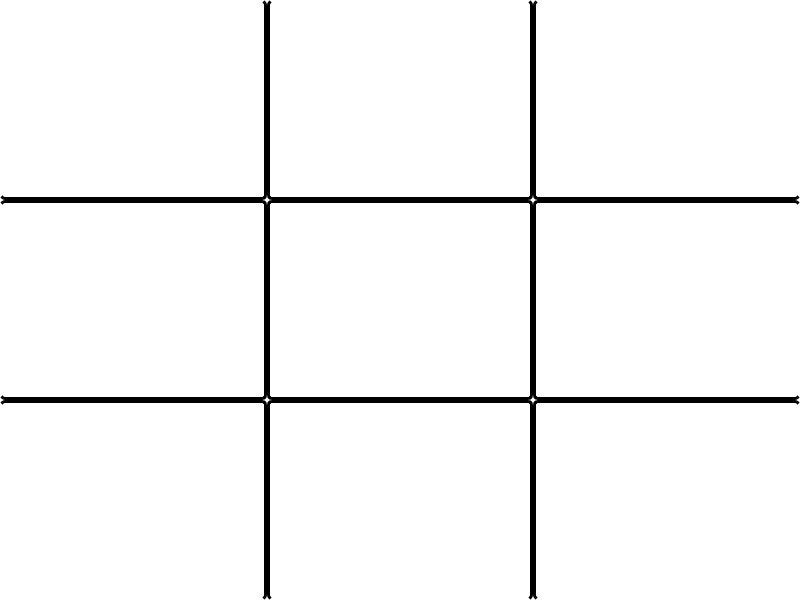
<?xml version="1.0" encoding="UTF-8"?>
<ui version="4.0">
 <class>UITicTacToeBoard</class>
 <widget class="QWidget" name="UITicTacToeBoard">
  <property name="geometry">
   <rect>
    <x>0</x>
    <y>0</y>
    <width>800</width>
    <height>600</height>
   </rect>
  </property>
  <property name="windowTitle">
   <string>UITicTacToeBoard</string>
  </property>
  <property name="styleSheet">
   <string notr="true">#UITicTacToeBoard
{
	background:white;
}</string>
  </property>
  <layout class="QVBoxLayout" name="verticalLayout">
   <property name="spacing">
    <number>0</number>
   </property>
   <property name="leftMargin">
    <number>0</number>
   </property>
   <property name="topMargin">
    <number>0</number>
   </property>
   <property name="rightMargin">
    <number>0</number>
   </property>
   <property name="bottomMargin">
    <number>0</number>
   </property>
   <item>
    <layout class="QGridLayout" name="gridLayout">
     <property name="spacing">
      <number>0</number>
     </property>
     <item row="0" column="2">
      <widget class="QPushButton" name="m_btnPos02">
       <property name="sizePolicy">
        <sizepolicy hsizetype="Expanding" vsizetype="Expanding">
         <horstretch>0</horstretch>
         <verstretch>0</verstretch>
        </sizepolicy>
       </property>
       <property name="styleSheet">
        <string notr="true">QPushButton
{
        border:3px solid black;
        border-radius:5px;
	padding:4px;
	border-right:none;
	border-top:none;
}</string>
       </property>
       <property name="text">
        <string/>
       </property>
      </widget>
     </item>
     <item row="0" column="1">
      <widget class="QPushButton" name="m_btnPos01">
       <property name="sizePolicy">
        <sizepolicy hsizetype="Expanding" vsizetype="Expanding">
         <horstretch>0</horstretch>
         <verstretch>0</verstretch>
        </sizepolicy>
       </property>
       <property name="styleSheet">
        <string notr="true">QPushButton
{
        border:3px solid black;
        border-radius:5px;
	padding:4px;
	border-top:none;
}</string>
       </property>
       <property name="text">
        <string/>
       </property>
      </widget>
     </item>
     <item row="1" column="0">
      <widget class="QPushButton" name="m_btnPos10">
       <property name="sizePolicy">
        <sizepolicy hsizetype="Expanding" vsizetype="Expanding">
         <horstretch>0</horstretch>
         <verstretch>0</verstretch>
        </sizepolicy>
       </property>
       <property name="styleSheet">
        <string notr="true">QPushButton
{
        border:3px solid black;
        border-radius:5px;
	padding:4px;
	border-left:none;
}</string>
       </property>
       <property name="text">
        <string/>
       </property>
      </widget>
     </item>
     <item row="0" column="0">
      <widget class="QPushButton" name="m_btnPos00">
       <property name="sizePolicy">
        <sizepolicy hsizetype="Expanding" vsizetype="Expanding">
         <horstretch>0</horstretch>
         <verstretch>0</verstretch>
        </sizepolicy>
       </property>
       <property name="styleSheet">
        <string notr="true">QPushButton
{
        border:3px solid black;
        border-radius:5px;
	padding:4px;
	border-left:none;
	border-top:none;
}</string>
       </property>
       <property name="text">
        <string/>
       </property>
      </widget>
     </item>
     <item row="2" column="0">
      <widget class="QPushButton" name="m_btnPos20">
       <property name="sizePolicy">
        <sizepolicy hsizetype="Expanding" vsizetype="Expanding">
         <horstretch>0</horstretch>
         <verstretch>0</verstretch>
        </sizepolicy>
       </property>
       <property name="styleSheet">
        <string notr="true">QPushButton
{
        border:3px solid black;
        border-radius:5px;
	padding:4px;
	border-left:none;
	border-bottom:none;
}</string>
       </property>
       <property name="text">
        <string/>
       </property>
      </widget>
     </item>
     <item row="1" column="1">
      <widget class="QPushButton" name="m_btnPos11">
       <property name="sizePolicy">
        <sizepolicy hsizetype="Expanding" vsizetype="Expanding">
         <horstretch>0</horstretch>
         <verstretch>0</verstretch>
        </sizepolicy>
       </property>
       <property name="styleSheet">
        <string notr="true">QPushButton
{
        border:3px solid black;
        border-radius:5px;
	padding:4px;
}</string>
       </property>
       <property name="text">
        <string/>
       </property>
      </widget>
     </item>
     <item row="2" column="1">
      <widget class="QPushButton" name="m_btnPos21">
       <property name="sizePolicy">
        <sizepolicy hsizetype="Expanding" vsizetype="Expanding">
         <horstretch>0</horstretch>
         <verstretch>0</verstretch>
        </sizepolicy>
       </property>
       <property name="styleSheet">
        <string notr="true">QPushButton
{
        border:3px solid black;
        border-radius:5px;
	padding:4px;
	border-bottom:none;
}</string>
       </property>
       <property name="text">
        <string/>
       </property>
      </widget>
     </item>
     <item row="1" column="2">
      <widget class="QPushButton" name="m_btnPos12">
       <property name="sizePolicy">
        <sizepolicy hsizetype="Expanding" vsizetype="Expanding">
         <horstretch>0</horstretch>
         <verstretch>0</verstretch>
        </sizepolicy>
       </property>
       <property name="styleSheet">
        <string notr="true">QPushButton
{
        border:3px solid black;
        border-radius:5px;
	padding:4px;
	border-right:none;
}</string>
       </property>
       <property name="text">
        <string/>
       </property>
      </widget>
     </item>
     <item row="2" column="2">
      <widget class="QPushButton" name="m_btnPos22">
       <property name="sizePolicy">
        <sizepolicy hsizetype="Expanding" vsizetype="Expanding">
         <horstretch>0</horstretch>
         <verstretch>0</verstretch>
        </sizepolicy>
       </property>
       <property name="styleSheet">
        <string notr="true">QPushButton
{
        border:3px solid black;
        border-radius:5px;
	padding:4px;
	border-right:none;
	border-bottom:none;
}</string>
       </property>
       <property name="text">
        <string/>
       </property>
      </widget>
     </item>
    </layout>
   </item>
  </layout>
 </widget>
 <resources/>
 <connections/>
</ui>
